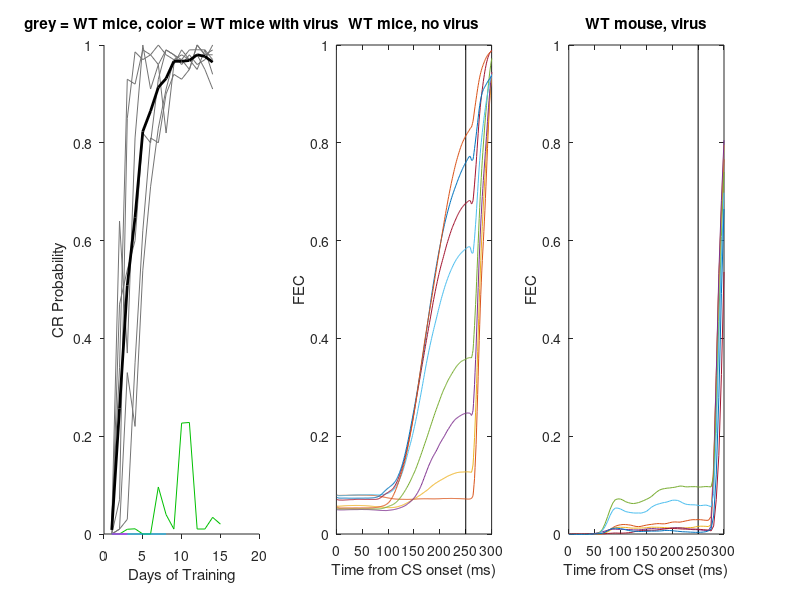

This chart was generated by the following MATLAB code:
%%% Load and plot data for Kim, Ohmae, & Medina (2019 initial
%%% submission Nature Neuroscience). 
%%% extended data figure 1
%%%
%%% NOTE: Please enter the directory where you have saved the data files
%%% and the functions included with this Git repo in the lines indicated
%%% with, " % *** YOUR DATA DIRECTORY *** "
%%%
%%% NOTE 2: I have the figure legends turned off right now, because they
%%% hide some of the data. If you want to see the figure legends, run this
%%% script again but change the plotLegends variable to 1. Set this
%%% variable to anything else if you want to turn legends off.
%%%
%%% Data/information will be loaded in from "edfig1_matlabVariables.mat"
%%% Description of variables imported from this file:
%%%     VARIABLE NAME           DESCRIPTION
%%%     virusmicePerformance    each columnn shows data from one mouse
%%%                             injected with AAV1/9-?CaMKII-Arch-GFP. NaN
%%%                             means data could not be collected on that
%%%                             day. each cell shows CR probability on a
%%%                             session, with each row corresponding to one
%%%                             session.
%%%     virusmouseeyetracedaykey days that get plotted in the eyetrace
%%%                             graph for these virus mice
%%%     virusMouseEyetraces     mean eyelid traces for the virus mouse that
%%%                             made it through the most training days,
%%%                             sesions indicated in
%%%                             virusmouseeyetracedaykey. Each column
%%%                             holds data from one sessiona and each row
%%%                             holds data from one 5-ms bin
%%%     virusMouseTimeVector    timetamps for eyelidtrace data bins
%%%     wteyetracedaykey        days that get plotted in the eyetrace graph
%%%                             for these WT mice
%%%     wtmiceMeanEyetraces     mean eyelid traces for the WT mice shown in
%%%                             the figure. Each column holds data from one
%%%                             session, and each row holds data from one
%%%                             5-ms bin. sessions specified in
%%%                             wteyetracedaykey.
%%%     wtmiceMean              mean of cr probabilities for WT mouse
%%%                             performance shown in the figure
%%%     wtmicePerformance       cr probabilities for individual mice
%%%                             (columns) on training days (rows) 
%%%     wtMouseTimeVector       timetamps for eyelidtrace data bins


%% set up the workspace
clear all
close all

% tell MATLAB where you have saved the data and helper functions
datadir = "C:\Users\kimol\Documents\GitHub\KimOhmaeMedina"; % *** YOUR DATA DIRECTORY ***
cd(datadir)

load('edfig1_matlabVariables.mat') % load the data associated with figure 1

% default is to not plot legends because they obscure the data
plotLegends = 0;

%% plot figure
% panel g
figure
subplot(1,3,1)
plot(wtmicePerformance, 'Color', [0.45 0.45 0.45])
hold on
plot(wtmiceMean(:,1), 'Color', [0 0 0], 'LineWidth', 2)
plot(virusmicePerformance(:,3), 'Color', [0 0.75 0])
plot(virusmicePerformance(:,2), 'Color', [0 0.75 1])
plot(virusmicePerformance(:,1), 'Color', [1 0 1])
ylabel('CR Probability')
xlabel('Days of Training')
title('grey = WT mice, color = WT mice with virus')
set(gca, 'Box', 'off', 'TickDir', 'out')

% panel h
subplot(1,3,2)
plot([250 250], [0 1], 'Color', [0 0 0])
hold on
plot(wtmiceMeanEyetraces)
ylim([0 1])
xlim([0 300])
ylabel('FEC')
xlabel('Time from CS onset (ms)')
if plotLegends == 1
    legend({'puff time', 'Day 1', 'Day 2', 'Day 3', 'Day 4', 'Day 5', 'Day 6', 'Day 8', 'Day 14'}, 'Location', 'NorthWest')
end
title('WT mice, no virus')

% panel i
subplot(1,3,3)
plot([250 250], [0 1], 'Color', [0 0 0])
hold on
plot(virusMouseTimeVector, virusMouseEyetraces)
ylim([0 1])
xlim([0 300])
ylabel('FEC')
xlabel('Time from CS onset (ms)')
if plotLegends == 1
    legend({'puff time', 'Day 7', 'Day 8', 'Day 9', 'Day 10', 'Day 11', 'Day 12', 'Day 13'}, 'Location', 'NorthWest')
end
title('WT mouse, virus')